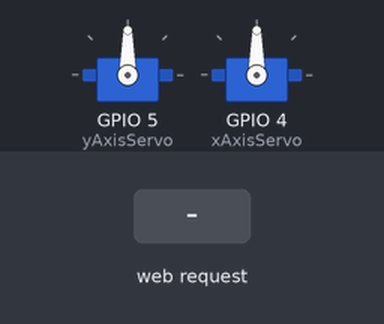
Bench run of a sketch on a simulated ESP8266 (NodeMCU). On the bench: 2 × servo. The test bench sets the inputs (shaded band). WiFi joins after 1.5 s; servers stay silent unless stated; what the sketch prints to the serial monitor is not drawn.

Above: at 2.7 s.
2.8 s: HTTP request GET /x received
At 4.1 s:
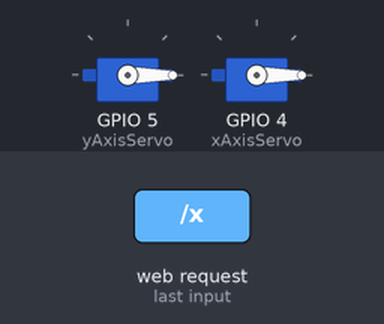
Timing chart, 0 to 5.8 s (numbered marks = the images above; inputs shaded):
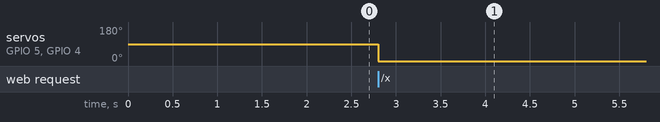

Measured:
- after the input at 2.8 s, servo on GPIO 5 (yAxisServo), servo on GPIO 4 (xAxisServo): 90° → 0° at once

The sketch:

lasercontroller.ino
```cpp
#include <ESP8266WiFi.h>
#include <ESP8266HTTPClient.h>
#include <WiFiClient.h>
#include <Servo.h>

// servo 0 - 180 degs
Servo yAxisServo;
Servo xAxisServo;
int xPos = 0;
int yPos = 0;

String header;

WiFiServer server(5050);

void setup()
{
  Serial.begin(115200);
  Serial.println();

  WiFi.begin("hackme", "zodiacthecat254!!!");

  Serial.print("Connecting");
  while (WiFi.status() != WL_CONNECTED)
  {
    delay(500);
    Serial.print(".");
  }
  Serial.println();

  Serial.print("Connected, IP address: ");
  Serial.println(WiFi.localIP());

  yAxisServo.attach(5);
  xAxisServo.attach(4);

  server.begin();
}

int validatePos(int pos)
{
   if ( pos > 180 )
  {
    pos = 180;
  }

  if ( xPos < 0 )
  {
    pos = 0;
  }
  return pos;
}

void loop()
{
  WiFiClient client = server.available();
  if (!client)
  {
    return;
  }

  String req = client.readStringUntil('\r');
  /*
  Serial.println(req);
  Serial.println("servo : " + req.substring(5,6));
  Serial.println("pos   : " + req.substring(7,10));
  Serial.println(atoi(req.substring(7,10).c_str()));
  */

  String s = "HTTP/1.1 200 OK\r\n";
  client.print(s);

  String servo_select = req.substring(5,6);
  int servo_select_pos = atoi(req.substring(7,10).c_str());

  if( servo_select == "x" )
  {
    xPos = servo_select_pos;
  }

  if( servo_select == "y" )
  {
    yPos = servo_select_pos;
  }

  xPos = validatePos(xPos);
  yPos = validatePos(yPos);

  xAxisServo.write(xPos);
  yAxisServo.write(yPos);
}
```
